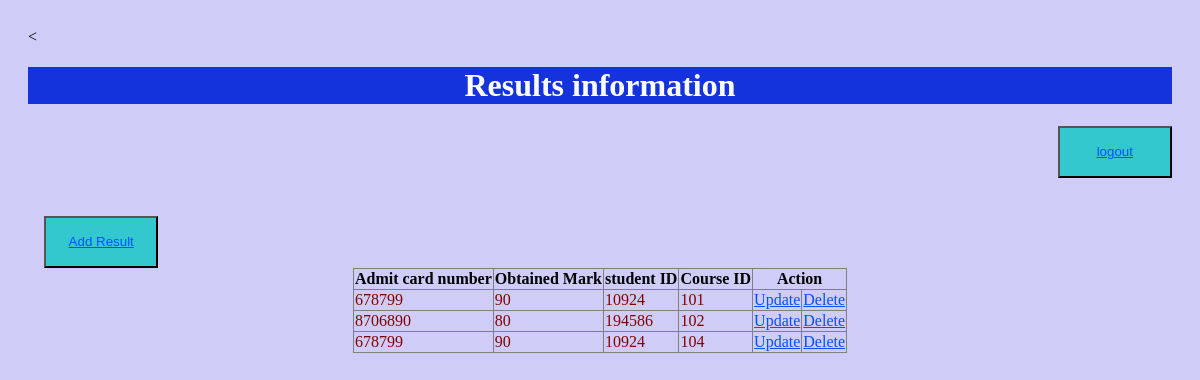
Page /adminview/results.php on the committed database.
### tables this page shows
CREATE TABLE `result` (
  `admitcard_number` int(20) NOT NULL,
  `obtained_mark` int(10) NOT NULL,
  `student_ID` int(20) NOT NULL,
  `course_ID` int(20) NOT NULL
);

### adminview/results.php (the view, shortened to what this page needs)
<<!DOCTYPE html>
<html>
<head>
<link rel="stylesheet" type="text/css" href="../css/mycss10.css">
</head>
 <body>
    <h1 align="center"> Results information</h1>
    <table align='right'>
    <div class="navbar">
    <tr >
    <h2 align="right" ><button> <a href="../admincontrol/logout.php">logout</a> </h2> </button>
</tr>
</div>
</table>
    <br/>
    <div class="navbar">
    &nbsp;  &nbsp; <button><a href="addresult.php" >Add Result</a> </button>
</div>
</body>
</html>
<?php
include "../models/db_config.php";
$conn = mysqli_connect($dbhost, $dbuser, $dbpass,$db);
$query="SELECT * from result ";
$result=mysqli_query($conn,$query);
?>
<table align ="center" border="1" style="border-collapse:collapse">
<tr>
<th>Admit card number</th>
<th>Obtained Mark</th>
<th>student ID</th>
<th>Course ID</th>
<th colspan="2">Action</th>
</tr>
<?php
while($row=mysqli_fetch_assoc($result))
{
    echo "<tr>";
    echo"<td>".$row["admitcard_number"]."</td>";
    echo"<td>".$row["obtained_mark"]."</td>";
    echo"<td>".$row["student_ID"]."</td>";
    echo"<td>".$row["course_ID"]."</td>";
    echo   "<td><a href='updateresult.php'> Update</a></td>";
    echo   "<td><a href='deleteresult.php?id={$row['student_ID']}'> Delete </a></td>";
    echo"</tr>";
}
?>
</table>

### css/mycss10.css (style rules this page uses)
body { background-color: rgba(201, 199, 247, 0.884); padding: 20px; }
h1 { color: white; background-color: rgb(21, 51, 221); }
a:link { color: rgb(0, 81, 255); }
button { background-color:rgb(50, 200, 205); width:10%; height: 7%; }
td { color: maroon; }

### rows in the picture
result: admitcard_number "678799", obtained_mark "90", student_ID "10924", course_ID "101"
result: admitcard_number "8706890", obtained_mark "80", student_ID "194586", course_ID "102"
result: admitcard_number "678799", obtained_mark "90", student_ID "10924", course_ID "104"
